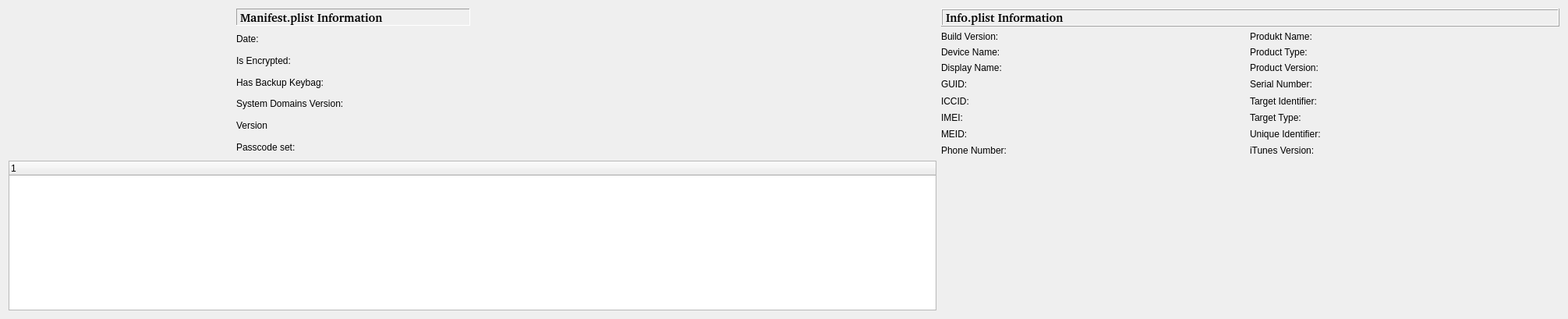
  <widget class="QWidget" name="centralwidget">
   <property name="enabled">
    <bool>true</bool>
   </property>
   <property name="sizePolicy">
    <sizepolicy hsizetype="Maximum" vsizetype="Maximum">
     <horstretch>1</horstretch>
     <verstretch>0</verstretch>
    </sizepolicy>
   </property>
   <property name="maximumSize">
    <size>
     <width>1205</width>
     <height>5015</height>
    </size>
   </property>
   <property name="sizeIncrement">
    <size>
     <width>0</width>
     <height>0</height>
    </size>
   </property>
   <layout class="QGridLayout" name="gridLayout">
    <item row="0" column="0">
     <layout class="QHBoxLayout" name="horizontalLayout_8">
      <item>
       <layout class="QGridLayout" name="gridLayoutManifestView">
        <item row="5" column="1">
         <widget class="QLabel" name="lblVersion">
          <property name="sizePolicy">
           <sizepolicy hsizetype="Maximum" vsizetype="Preferred">
            <horstretch>0</horstretch>
            <verstretch>0</verstretch>
           </sizepolicy>
          </property>
          <property name="minimumSize">
           <size>
            <width>300</width>
            <height>0</height>
           </size>
          </property>
          <property name="frameShape">
           <enum>QFrame::NoFrame</enum>
          </property>
          <property name="text">
           <string/>
          </property>
         </widget>
        </item>
        <item row="3" column="1">
         <widget class="QLabel" name="lblHasBackupKeybag">
          <property name="sizePolicy">
           <sizepolicy hsizetype="Maximum" vsizetype="Preferred">
            <horstretch>0</horstretch>
            <verstretch>0</verstretch>
           </sizepolicy>
          </property>
          <property name="minimumSize">
           <size>
            <width>300</width>
            <height>0</height>
           </size>
          </property>
          <property name="frameShape">
           <enum>QFrame::NoFrame</enum>
          </property>
          <property name="text">
           <string/>
          </property>
         </widget>
        </item>
        <item row="6" column="1">
         <widget class="QLabel" name="lblWasPasscodeSet">
          <property name="sizePolicy">
           <sizepolicy hsizetype="Maximum" vsizetype="Preferred">
            <horstretch>0</horstretch>
            <verstretch>0</verstretch>
           </sizepolicy>
          </property>
          <property name="minimumSize">
           <size>
            <width>300</width>
            <height>0</height>
           </size>
          </property>
          <property name="frameShape">
           <enum>QFrame::NoFrame</enum>
          </property>
          <property name="text">
           <string/>
          </property>
         </widget>
        </item>
        <item row="3" column="0">
         <widget class="QLabel" name="label_20">
          <property name="sizePolicy">
           <sizepolicy hsizetype="Maximum" vsizetype="Preferred">
            <horstretch>0</horstretch>
            <verstretch>0</verstretch>
           </sizepolicy>
          </property>
          <property name="minimumSize">
           <size>
            <width>300</width>
            <height>0</height>
           </size>
          </property>
          <property name="text">
           <string>Has Backup Keybag:</string>
          </property>
         </widget>
        </item>
        <item row="6" column="0">
         <widget class="QLabel" name="label_23">
          <property name="sizePolicy">
           <sizepolicy hsizetype="Maximum" vsizetype="Preferred">
            <horstretch>0</horstretch>
            <verstretch>0</verstretch>
           </sizepolicy>
          </property>
          <property name="minimumSize">
           <size>
            <width>300</width>
            <height>0</height>
           </size>
          </property>
          <property name="text">
           <string>Passcode set:</string>
          </property>
         </widget>
        </item>
        <item row="1" column="0">
         <widget class="QLabel" name="label_18">
          <property name="sizePolicy">
           <sizepolicy hsizetype="Maximum" vsizetype="Preferred">
            <horstretch>0</horstretch>
            <verstretch>0</verstretch>
           </sizepolicy>
          </property>
          <property name="minimumSize">
           <size>
            <width>300</width>
            <height>0</height>
           </size>
          </property>
          <property name="text">
           <string>Date:</string>
          </property>
         </widget>
        </item>
        <item row="4" column="0">
         <widget class="QLabel" name="label_21">
          <property name="sizePolicy">
           <sizepolicy hsizetype="Maximum" vsizetype="Preferred">
            <horstretch>0</horstretch>
            <verstretch>0</verstretch>
           </sizepolicy>
          </property>
          <property name="minimumSize">
           <size>
            <width>300</width>
            <height>0</height>
           </size>
          </property>
          <property name="text">
           <string>System Domains Version:</string>
          </property>
         </widget>
        </item>
        <item row="4" column="1">
         <widget class="QLabel" name="lblSystemDomainsVersion">
          <property name="sizePolicy">
           <sizepolicy hsizetype="Maximum" vsizetype="Preferred">
            <horstretch>0</horstretch>
            <verstretch>0</verstretch>
           </sizepolicy>
          </property>
          <property name="minimumSize">
           <size>
            <width>300</width>
            <height>0</height>
           </size>
          </property>
          <property name="frameShape">
           <enum>QFrame::NoFrame</enum>
          </property>
          <property name="text">
           <string/>
          </property>
         </widget>
        </item>
        <item row="1" column="1">
         <widget class="QLabel" name="lblDate">
          <property name="sizePolicy">
           <sizepolicy hsizetype="Maximum" vsizetype="Preferred">
            <horstretch>0</horstretch>
            <verstretch>0</verstretch>
           </sizepolicy>
          </property>
          <property name="minimumSize">
           <size>
            <width>300</width>
            <height>0</height>
           </size>
          </property>
          <property name="frameShape">
           <enum>QFrame::NoFrame</enum>
          </property>
          <property name="text">
           <string/>
          </property>
         </widget>
        </item>
        <item row="2" column="1">
         <widget class="QLabel" name="lblIsEncrypted">
          <property name="sizePolicy">
           <sizepolicy hsizetype="Maximum" vsizetype="Preferred">
            <horstretch>0</horstretch>
            <verstretch>0</verstretch>
           </sizepolicy>
          </property>
          <property name="minimumSize">
           <size>
            <width>300</width>
            <height>0</height>
           </size>
          </property>
          <property name="frameShape">
           <enum>QFrame::NoFrame</enum>
          </property>
          <property name="text">
           <string/>
          </property>
         </widget>
        </item>
        <item row="5" column="0">
         <widget class="QLabel" name="label_22">
          <property name="sizePolicy">
           <sizepolicy hsizetype="Maximum" vsizetype="Preferred">
            <horstretch>0</horstretch>
            <verstretch>0</verstretch>
           </sizepolicy>
          </property>
          <property name="minimumSize">
           <size>
            <width>300</width>
            <height>0</height>
           </size>
          </property>
          <property name="text">
           <string>Version</string>
          </property>
         </widget>
        </item>
        <item row="2" column="0">
         <widget class="QLabel" name="label_19">
          <property name="sizePolicy">
           <sizepolicy hsizetype="Maximum" vsizetype="Preferred">
            <horstretch>0</horstretch>
            <verstretch>0</verstretch>
           </sizepolicy>
          </property>
          <property name="minimumSize">
           <size>
            <width>300</width>
            <height>0</height>
           </size>
          </property>
          <property name="text">
           <string>Is Encrypted:</string>
          </property>
         </widget>
        </item>
        <item row="0" column="0" colspan="2">
         <widget class="QLabel" name="label_24">
          <property name="sizePolicy">
           <sizepolicy hsizetype="Maximum" vsizetype="Preferred">
            <horstretch>0</horstretch>
            <verstretch>0</verstretch>
           </sizepolicy>
          </property>
          <property name="minimumSize">
           <size>
            <width>300</width>
            <height>0</height>
           </size>
          </property>
          <property name="font">
           <font>
            <family>Noto Sans [unknown]</family>
            <pointsize>11</pointsize>
            <weight>75</weight>
            <bold>true</bold>
           </font>
          </property>
          <property name="frameShape">
           <enum>QFrame::Panel</enum>
          </property>
          <property name="frameShadow">
           <enum>QFrame::Sunken</enum>
          </property>
          <property name="text">
           <string>Manifest.plist Information</string>
          </property>
         </widget>
        </item>
       </layout>
      </item>
     </layout>
    </item>
    <item row="0" column="1" colspan="2">
     <layout class="QHBoxLayout" name="horizontalLayout_9">
      <item>
       <layout class="QGridLayout" name="gridLayoutInfoView">
        <property name="sizeConstraint">
         <enum>QLayout::SetNoConstraint</enum>
        </property>
        <item row="7" column="2">
         <widget class="QLabel" name="label_15">
          <property name="sizePolicy">
           <sizepolicy hsizetype="Fixed" vsizetype="Preferred">
            <horstretch>0</horstretch>
            <verstretch>0</verstretch>
           </sizepolicy>
          </property>
          <property name="text">
           <string>Unique Identifier:</string>
          </property>
         </widget>
        </item>
        <item row="6" column="1">
         <widget class="QLabel" name="lblIMEI">
          <property name="sizePolicy">
           <sizepolicy hsizetype="Fixed" vsizetype="Preferred">
            <horstretch>0</horstretch>
            <verstretch>0</verstretch>
           </sizepolicy>
          </property>
          <property name="minimumSize">
           <size>
            <width>300</width>
            <height>0</height>
           </size>
          </property>
          <property name="frameShape">
           <enum>QFrame::NoFrame</enum>
          </property>
          <property name="frameShadow">
           <enum>QFrame::Plain</enum>
          </property>
          <property name="text">
           <string/>
          </property>
         </widget>
        </item>
        <item row="4" column="2">
         <widget class="QLabel" name="label_13">
          <property name="sizePolicy">
           <sizepolicy hsizetype="Fixed" vsizetype="Preferred">
            <horstretch>0</horstretch>
            <verstretch>0</verstretch>
           </sizepolicy>
          </property>
          <property name="text">
           <string>Serial Number:</string>
          </property>
         </widget>
        </item>
        <item row="8" column="2">
         <widget class="QLabel" name="label_16">
          <property name="sizePolicy">
           <sizepolicy hsizetype="Fixed" vsizetype="Preferred">
            <horstretch>0</horstretch>
            <verstretch>0</verstretch>
           </sizepolicy>
          </property>
          <property name="text">
           <string>iTunes Version:</string>
          </property>
         </widget>
        </item>
        <item row="3" column="3">
         <widget class="QLabel" name="lblProductVersion">
          <property name="sizePolicy">
           <sizepolicy hsizetype="Fixed" vsizetype="Preferred">
            <horstretch>0</horstretch>
            <verstretch>0</verstretch>
           </sizepolicy>
          </property>
          <property name="minimumSize">
           <size>
            <width>300</width>
            <height>0</height>
           </size>
          </property>
          <property name="frameShape">
           <enum>QFrame::NoFrame</enum>
          </property>
          <property name="frameShadow">
           <enum>QFrame::Plain</enum>
          </property>
          <property name="text">
           <string/>
          </property>
         </widget>
        </item>
        <item row="2" column="3">
         <widget class="QLabel" name="lblProductType">
          <property name="sizePolicy">
           <sizepolicy hsizetype="Fixed" vsizetype="Preferred">
            <horstretch>0</horstretch>
            <verstretch>0</verstretch>
           </sizepolicy>
          </property>
          <property name="minimumSize">
           <size>
            <width>300</width>
            <height>0</height>
           </size>
          </property>
          <property name="frameShape">
           <enum>QFrame::NoFrame</enum>
          </property>
          <property name="frameShadow">
           <enum>QFrame::Plain</enum>
          </property>
          <property name="text">
           <string/>
          </property>
         </widget>
        </item>
        <item row="2" column="2">
         <widget class="QLabel" name="label_11">
          <property name="sizePolicy">
           <sizepolicy hsizetype="Fixed" vsizetype="Preferred">
            <horstretch>0</horstretch>
            <verstretch>0</verstretch>
           </sizepolicy>
          </property>
          <property name="text">
           <string>Product Type:</string>
          </property>
         </widget>
        </item>
        <item row="3" column="2">
         <widget class="QLabel" name="label_12">
          <property name="sizePolicy">
           <sizepolicy hsizetype="Fixed" vsizetype="Preferred">
            <horstretch>0</horstretch>
            <verstretch>0</verstretch>
           </sizepolicy>
          </property>
          <property name="text">
           <string>Product Version:</string>
          </property>
         </widget>
        </item>
        <item row="7" column="0">
         <widget class="QLabel" name="label_8">
          <property name="sizePolicy">
           <sizepolicy hsizetype="Maximum" vsizetype="Preferred">
            <horstretch>0</horstretch>
            <verstretch>0</verstretch>
           </sizepolicy>
          </property>
          <property name="text">
           <string>MEID:</string>
          </property>
         </widget>
        </item>
        <item row="1" column="2">
         <widget class="QLabel" name="label_10">
          <property name="sizePolicy">
           <sizepolicy hsizetype="Fixed" vsizetype="Preferred">
            <horstretch>0</horstretch>
            <verstretch>0</verstretch>
           </sizepolicy>
          </property>
          <property name="text">
           <string>Produkt Name:</string>
          </property>
         </widget>
        </item>
        <item row="3" column="1">
         <widget class="QLabel" name="lblDisplayName">
          <property name="sizePolicy">
           <sizepolicy hsizetype="Fixed" vsizetype="Preferred">
            <horstretch>0</horstretch>
            <verstretch>0</verstretch>
           </sizepolicy>
          </property>
          <property name="minimumSize">
           <size>
            <width>300</width>
            <height>0</height>
           </size>
          </property>
          <property name="frameShape">
           <enum>QFrame::NoFrame</enum>
          </property>
          <property name="frameShadow">
           <enum>QFrame::Plain</enum>
          </property>
          <property name="text">
           <string/>
          </property>
         </widget>
        </item>
        <item row="4" column="1">
         <widget class="QLabel" name="lblGUID">
          <property name="sizePolicy">
           <sizepolicy hsizetype="Fixed" vsizetype="Preferred">
            <horstretch>0</horstretch>
            <verstretch>0</verstretch>
           </sizepolicy>
          </property>
          <property name="minimumSize">
           <size>
            <width>300</width>
            <height>0</height>
           </size>
          </property>
          <property name="font">
           <font>
            <family>Courier 10 Pitch</family>
            <pointsize>9</pointsize>
            <weight>75</weight>
            <bold>true</bold>
           </font>
          </property>
          <property name="frameShape">
           <enum>QFrame::NoFrame</enum>
          </property>
          <property name="frameShadow">
           <enum>QFrame::Plain</enum>
          </property>
          <property name="text">
           <string/>
          </property>
         </widget>
        </item>
        <item row="5" column="0">
         <widget class="QLabel" name="label_6">
          <property name="sizePolicy">
           <sizepolicy hsizetype="Maximum" vsizetype="Preferred">
            <horstretch>0</horstretch>
            <verstretch>0</verstretch>
           </sizepolicy>
          </property>
          <property name="text">
           <string>ICCID:</string>
          </property>
         </widget>
        </item>
        <item row="4" column="0">
         <widget class="QLabel" name="label_5">
          <property name="sizePolicy">
           <sizepolicy hsizetype="Maximum" vsizetype="Preferred">
            <horstretch>0</horstretch>
            <verstretch>0</verstretch>
           </sizepolicy>
          </property>
          <property name="text">
           <string>GUID:</string>
          </property>
         </widget>
        </item>
        <item row="7" column="3">
         <widget class="QLabel" name="lblUniqueIdentifier">
          <property name="sizePolicy">
           <sizepolicy hsizetype="Fixed" vsizetype="Preferred">
            <horstretch>0</horstretch>
            <verstretch>0</verstretch>
           </sizepolicy>
          </property>
          <property name="minimumSize">
           <size>
            <width>300</width>
            <height>0</height>
           </size>
          </property>
          <property name="font">
           <font>
            <family>Courier 10 Pitch</family>
            <pointsize>9</pointsize>
            <weight>75</weight>
            <bold>true</bold>
           </font>
          </property>
          <property name="frameShape">
           <enum>QFrame::NoFrame</enum>
          </property>
          <property name="frameShadow">
           <enum>QFrame::Plain</enum>
          </property>
          <property name="text">
           <string/>
          </property>
         </widget>
        </item>
        <item row="6" column="0">
         <widget class="QLabel" name="label_7">
          <property name="sizePolicy">
           <sizepolicy hsizetype="Maximum" vsizetype="Preferred">
            <horstretch>0</horstretch>
            <verstretch>0</verstretch>
           </sizepolicy>
          </property>
          <property name="text">
           <string>IMEI:</string>
          </property>
         </widget>
        </item>
        <item row="4" column="3">
         <widget class="QLabel" name="lblSerialNumber">
          <property name="sizePolicy">
           <sizepolicy hsizetype="Fixed" vsizetype="Preferred">
            <horstretch>0</horstretch>
            <verstretch>0</verstretch>
           </sizepolicy>
          </property>
          <property name="minimumSize">
           <size>
            <width>300</width>
            <height>0</height>
           </size>
          </property>
          <property name="frameShape">
           <enum>QFrame::NoFrame</enum>
          </property>
          <property name="frameShadow">
           <enum>QFrame::Plain</enum>
          </property>
          <property name="text">
           <string/>
          </property>
         </widget>
        </item>
        <item row="6" column="2">
         <widget class="QLabel" name="label_14">
          <property name="sizePolicy">
           <sizepolicy hsizetype="Fixed" vsizetype="Preferred">
            <horstretch>0</horstretch>
            <verstretch>0</verstretch>
           </sizepolicy>
          </property>
          <property name="text">
           <string>Target Type:</string>
          </property>
         </widget>
        </item>
        <item row="1" column="1">
         <widget class="QLabel" name="lblBuildVersion">
          <property name="sizePolicy">
           <sizepolicy hsizetype="Fixed" vsizetype="Preferred">
            <horstretch>0</horstretch>
            <verstretch>0</verstretch>
           </sizepolicy>
          </property>
          <property name="minimumSize">
           <size>
            <width>300</width>
            <height>0</height>
           </size>
          </property>
          <property name="frameShape">
           <enum>QFrame::NoFrame</enum>
          </property>
          <property name="frameShadow">
           <enum>QFrame::Plain</enum>
          </property>
          <property name="text">
           <string/>
          </property>
         </widget>
        </item>
        <item row="0" column="0" colspan="4">
         <widget class="QLabel" name="label_17">
          <property name="sizePolicy">
           <sizepolicy hsizetype="Preferred" vsizetype="Preferred">
            <horstretch>0</horstretch>
            <verstretch>0</verstretch>
           </sizepolicy>
          </property>
          <property name="font">
           <font>
            <family>Noto Sans [unknown]</family>
            <pointsize>11</pointsize>
            <weight>75</weight>
            <bold>true</bold>
           </font>
          </property>
          <property name="frameShape">
           <enum>QFrame::Box</enum>
          </property>
          <property name="frameShadow">
           <enum>QFrame::Raised</enum>
          </property>
          <property name="text">
           <string>Info.plist Information</string>
          </property>
         </widget>
        </item>
        <item row="5" column="3">
         <widget class="QLabel" name="lblTargetIdentifier">
          <property name="sizePolicy">
           <sizepolicy hsizetype="Fixed" vsizetype="Preferred">
            <horstretch>0</horstretch>
            <verstretch>0</verstretch>
           </sizepolicy>
          </property>
          <property name="minimumSize">
           <size>
            <width>300</width>
            <height>0</height>
           </size>
          </property>
          <property name="font">
           <font>
            <family>Courier 10 Pitch</family>
            <pointsize>9</pointsize>
            <weight>75</weight>
            <bold>true</bold>
           </font>
          </property>
          <property name="frameShape">
           <enum>QFrame::NoFrame</enum>
          </property>
          <property name="frameShadow">
           <enum>QFrame::Plain</enum>
          </property>
          <property name="text">
           <string/>
          </property>
         </widget>
        </item>
        <item row="1" column="3">
         <widget class="QLabel" name="lblProductName">
          <property name="sizePolicy">
           <sizepolicy hsizetype="Fixed" vsizetype="Preferred">
            <horstretch>0</horstretch>
            <verstretch>0</verstretch>
           </sizepolicy>
          </property>
          <property name="minimumSize">
           <size>
            <width>300</width>
            <height>0</height>
           </size>
          </property>
          <property name="frameShape">
           <enum>QFrame::NoFrame</enum>
          </property>
          <property name="frameShadow">
           <enum>QFrame::Plain</enum>
          </property>
          <property name="text">
           <string/>
          </property>
         </widget>
        </item>
        <item row="7" column="1">
         <widget class="QLabel" name="lblMEID">
          <property name="sizePolicy">
           <sizepolicy hsizetype="Fixed" vsizetype="Preferred">
            <horstretch>0</horstretch>
            <verstretch>0</verstretch>
           </sizepolicy>
          </property>
          <property name="minimumSize">
           <size>
            <width>300</width>
            <height>0</height>
           </size>
          </property>
          <property name="frameShape">
           <enum>QFrame::NoFrame</enum>
          </property>
          <property name="frameShadow">
           <enum>QFrame::Plain</enum>
          </property>
          <property name="text">
           <string/>
          </property>
         </widget>
        </item>
        <item row="8" column="3">
         <widget class="QLabel" name="lbliTunesVersion">
          <property name="sizePolicy">
           <sizepolicy hsizetype="Fixed" vsizetype="Fixed">
            <horstretch>0</horstretch>
            <verstretch>0</verstretch>
           </sizepolicy>
          </property>
          <property name="minimumSize">
           <size>
            <width>300</width>
            <height>0</height>
           </size>
          </property>
          <property name="frameShape">
           <enum>QFrame::NoFrame</enum>
          </property>
          <property name="frameShadow">
           <enum>QFrame::Plain</enum>
          </property>
          <property name="text">
           <string/>
          </property>
         </widget>
        </item>
        <item row="3" column="0">
         <widget class="QLabel" name="label_2">
          <property name="sizePolicy">
           <sizepolicy hsizetype="Fixed" vsizetype="Preferred">
            <horstretch>0</horstretch>
            <verstretch>0</verstretch>
           </sizepolicy>
          </property>
          <property name="text">
           <string>Display Name:</string>
          </property>
         </widget>
        </item>
        <item row="2" column="0">
         <widget class="QLabel" name="label_3">
          <property name="sizePolicy">
           <sizepolicy hsizetype="Fixed" vsizetype="Preferred">
            <horstretch>0</horstretch>
            <verstretch>0</verstretch>
           </sizepolicy>
          </property>
          <property name="text">
           <string>Device Name:</string>
          </property>
         </widget>
        </item>
        <item row="2" column="1">
         <widget class="QLabel" name="lblDeviceName">
          <property name="sizePolicy">
           <sizepolicy hsizetype="Fixed" vsizetype="Preferred">
            <horstretch>0</horstretch>
            <verstretch>0</verstretch>
           </sizepolicy>
          </property>
          <property name="minimumSize">
           <size>
            <width>300</width>
            <height>0</height>
           </size>
          </property>
          <property name="frameShape">
           <enum>QFrame::NoFrame</enum>
          </property>
          <property name="frameShadow">
           <enum>QFrame::Plain</enum>
          </property>
          <property name="text">
           <string/>
          </property>
         </widget>
        </item>
        <item row="8" column="1">
         <widget class="QLabel" name="lblPhoneNumber">
          <property name="sizePolicy">
           <sizepolicy hsizetype="Fixed" vsizetype="Preferred">
            <horstretch>0</horstretch>
            <verstretch>0</verstretch>
           </sizepolicy>
          </property>
          <property name="minimumSize">
           <size>
            <width>300</width>
            <height>0</height>
           </size>
          </property>
          <property name="frameShape">
           <enum>QFrame::NoFrame</enum>
          </property>
          <property name="frameShadow">
           <enum>QFrame::Plain</enum>
          </property>
          <property name="text">
           <string/>
          </property>
         </widget>
        </item>
        <item row="6" column="3">
         <widget class="QLabel" name="lblTargetType">
          <property name="sizePolicy">
           <sizepolicy hsizetype="Fixed" vsizetype="Preferred">
            <horstretch>0</horstretch>
            <verstretch>0</verstretch>
           </sizepolicy>
          </property>
          <property name="minimumSize">
           <size>
            <width>300</width>
            <height>0</height>
           </size>
          </property>
          <property name="frameShape">
           <enum>QFrame::NoFrame</enum>
          </property>
          <property name="frameShadow">
           <enum>QFrame::Plain</enum>
          </property>
          <property name="text">
           <string/>
          </property>
         </widget>
        </item>
        <item row="5" column="1">
         <widget class="QLabel" name="lblICCID">
          <property name="sizePolicy">
           <sizepolicy hsizetype="Fixed" vsizetype="Preferred">
            <horstretch>0</horstretch>
            <verstretch>0</verstretch>
           </sizepolicy>
          </property>
          <property name="minimumSize">
           <size>
            <width>300</width>
            <height>0</height>
           </size>
          </property>
          <property name="frameShape">
           <enum>QFrame::NoFrame</enum>
          </property>
          <property name="frameShadow">
           <enum>QFrame::Plain</enum>
          </property>
          <property name="text">
           <string/>
          </property>
         </widget>
        </item>
        <item row="5" column="2">
         <widget class="QLabel" name="label">
          <property name="sizePolicy">
           <sizepolicy hsizetype="Fixed" vsizetype="Preferred">
            <horstretch>0</horstretch>
            <verstretch>0</verstretch>
           </sizepolicy>
          </property>
          <property name="text">
           <string>Target Identifier:</string>
          </property>
         </widget>
        </item>
        <item row="1" column="0">
         <widget class="QLabel" name="label_4">
          <property name="sizePolicy">
           <sizepolicy hsizetype="Preferred" vsizetype="Preferred">
            <horstretch>0</horstretch>
            <verstretch>0</verstretch>
           </sizepolicy>
          </property>
          <property name="text">
           <string>Build Version:</string>
          </property>
         </widget>
        </item>
        <item row="8" column="0">
         <widget class="QLabel" name="label_9">
          <property name="sizePolicy">
           <sizepolicy hsizetype="Fixed" vsizetype="Preferred">
            <horstretch>0</horstretch>
            <verstretch>0</verstretch>
           </sizepolicy>
          </property>
          <property name="text">
           <string>Phone Number:</string>
          </property>
         </widget>
        </item>
       </layout>
      </item>
     </layout>
    </item>
    <item row="1" column="0" rowspan="2">
     <widget class="QTreeWidget" name="treeViewDomains">
      <property name="sizePolicy">
       <sizepolicy hsizetype="MinimumExpanding" vsizetype="MinimumExpanding">
        <horstretch>0</horstretch>
        <verstretch>0</verstretch>
       </sizepolicy>
      </property>
      <property name="minimumSize">
       <size>
        <width>1190</width>
        <height>0</height>
       </size>
      </property>
      <column>
       <property name="text">
        <string notr="true">1</string>
       </property>
      </column>
     </widget>
    </item>
   </layout>
  </widget>
